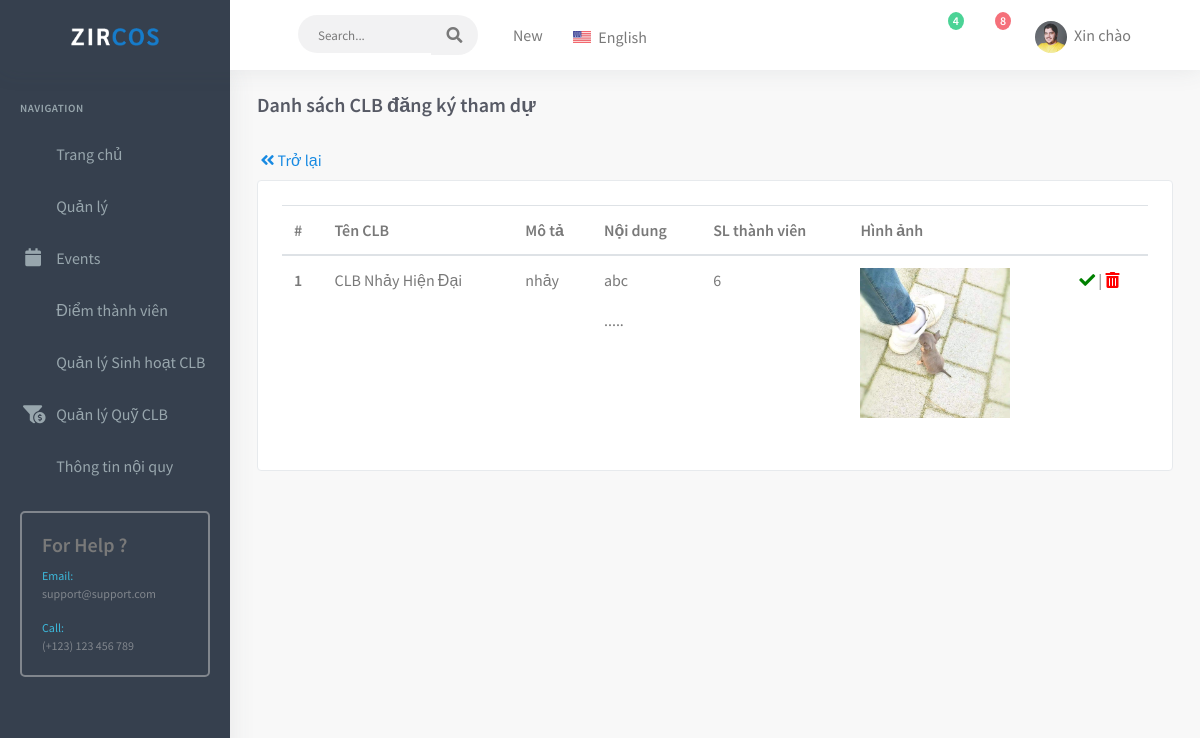
The app's page /quanlycaulacbosinhvien-master/admin/eventListRegister.php?event_id=21 (signed in) with its own data.
### tables this page shows
CREATE TABLE `tbl_event_detail` (
  `event_detail_id` int(11) NOT NULL,
  `clb_id` int(11) NOT NULL,
  `quantity` int(11) NOT NULL,
  `event_id` int(11) NOT NULL,
  `description` text NOT NULL,
  `content` text NOT NULL,
  `img` varchar(255) NOT NULL,
  `status` int(11) NOT NULL
);

CREATE TABLE `tbl_caulacbo` (
  `clb_id` int(11) NOT NULL,
  `clbName` varchar(255) NOT NULL,
  `quantity` int(100) NOT NULL,
  `img` varchar(255) NOT NULL,
  `content` varchar(255) NOT NULL,
  `catId` int(11) NOT NULL,
  `create_at` timestamp NULL DEFAULT NULL,
  `update_at` timestamp NULL DEFAULT NULL
);

### quanlycaulacbosinhvien-master/models/EventModel.php (called while the page is built, shortened)
<?php
include_once '../lib/database.php';
include_once '../helper/format.php';
class EventModel
{
    private $db;
    public function __construct()
    {
        $this->db = new Database();
    }
    public function show_list_member($event_id)
    {
        $query = "SELECT student.* FROM `tbl_event_member`
        INNER JOIN student
        ON tbl_event_member.student_id = student.studentID
        WHERE `event_id` = $event_id";
        $result = $this->db->select($query);
        return $result;
    }
    public function show_request_register($event_id)
    {
        $query = "SELECT tbl_event_detail.quantity,tbl_event_detail.content,tbl_event_detail.description,tbl_event_detail.img,
        tbl_caulacbo.clbName,tbl_event_detail.event_detail_id
        FROM `tbl_event_detail`
        INNER JOIN tbl_caulacbo ON tbl_event_detail.clb_id = tbl_caulacbo.clb_id WHERE (event_id = $event_id AND status = 0) ";
        $result = $this->db->select($query);
        return $result;
    }
}

### quanlycaulacbosinhvien-master/lib/database.php (called while the page is built, shortened)
<?php
  Class Database{
    public $host   = DB_HOST;
    public $user   = DB_USER;
    public $pass   = DB_PASS;
    public $dbname = DB_NAME;
    public $link;
  public function connectDB(){
    $this->link = new mysqli($this->host, $this->user, $this->pass,
      $this->dbname);
  }
  public function select($query){
    $result = $this->link->query($query) or
    die($this->link->error.__LINE__);
    if($result->num_rows > 0){
      return $result->fetch_all();
    }else{
      return false;
    }
  }
  }

### quanlycaulacbosinhvien-master/helper/format.php (called while the page is built, shortened)
<?php
   class Format{
   public function textShorten($text, $limit = 400){
      $text = $text. " ";
      $text = substr($text, 0, $limit);
      $text = substr($text, 0, strrpos($text, ' '));
      $text = $text.".....";
      return $text;
   }
   }
?>

### quanlycaulacbosinhvien-master/admin/eventListRegister.php (the view, shortened to what this page needs)
<?php include './inc/header.php'; ?>
<?php include './inc/leftsidemenu.php'; ?>
<?php include '../models/EventModel.php'; ?>
<?php include_once '../helper/format.php'; ?>
<?php
$event = new EventModel();
$fm = new format();
$id = null;
if (isset($_GET['event_id'])) {
    $id = $_GET['event_id'];
}
$result = $event->show_request_register($id);
$studentList = $event->show_list_member($id);
?>
<div class="content-page">
    <div class="content">
        <div class="container-fluid">
            <div class="row">
                <div class="col-12">
                    <div class="page-title-box">
                        <h4 class="page-title">Danh sách CLB đăng ký tham dự</h4>
                    </div>
                </div>
                <button type="button" class="btn btn-link" onclick="history.back()"> <i class="fas fa-angle-double-left"></i> Trở lại</button>
            </div>
            <div class="row">
                <div class="col-md-12">
                    <div class="card-box">
                        <div class="row">
                            <div class="col-lg-12">
                                <div class="demo-box">
                                    <div class="table-responsive">
                                        <form action="" method="POST" enctype="multipart/form-data">
                                            <table class="table col-sm-12 ">
                                                <thead>
                                                    <tr>
                                                        <th>#</th>
                                                        <th>Tên CLB</th>
                                                        <th>Mô tả</th>
                                                        <th>Nội dung</th>
                                                        <th>SL thành viên</th>
                                                        <th>Hình ảnh</th>
                                                        <th></th>
                                                    </tr>
                                                </thead>
                                                <tbody>
                                                    <?php
                                                    if ($result != false) {
                                                        for ($i = 0; $i < sizeof($result); $i++) {
                                                    ?>
                                                            <tr>
                                                                <th scope="row"><?php echo $i + 1; ?></th>
                                                                <td><?php echo $result[$i][4] ?></td>
                                                                <td><?php echo $result[$i][2] ?></td>
                                                                <td> <?php
                                                                        echo $fm->textShorten($result[$i][1], 50);
                                                                        ?>
                                                                </td>
                                                                <td style="cursor: pointer;" data-toggle="modal" data-target="#exampleModal"><?php echo $result[$i][0] ?></td>
                                                                <td><img style="width:150px" src="../uploads/<?php echo $result[$i][3] ?>"></td>
                                                                <td>
                                                                    <a onclick="return confirm('Bạn có chấp thuận yêu cầu này không?')" href="?event_id=<?php echo $id ?>&accept_id=<?php echo $result[$i][5] ?>">
                                                                        <i class="fas fa-check" style="color:green"></i>
                                                                    </a> |
                                                                    <a onclick="return confirm('Bạn có từ chối yêu cầu này không?')" href="?event_id=<?php echo $id ?>&denied_id=<?php echo $result[$i][5] ?>">
                                                                        <i class="fas fa-trash-alt" style="color:red"></i>
                                                                    </a>
                                                                </td>
                                                            </tr>
                                                    <?php
                                                        }
                                                    }
                                                    ?>
                                                </tbody>
                                            </table>
                                        </form>
                                    </div>
                                </div>
                            </div>
                        </div>
                    </div>
                </div>
            </div>
            <?php include './inc/footer.php'; ?>

### records on screen
tbl_event_detail: clb.clbName "CLB Nhảy Hiện Đại", description "nhảy", content "abc .....", quantity "6", img (picture)
